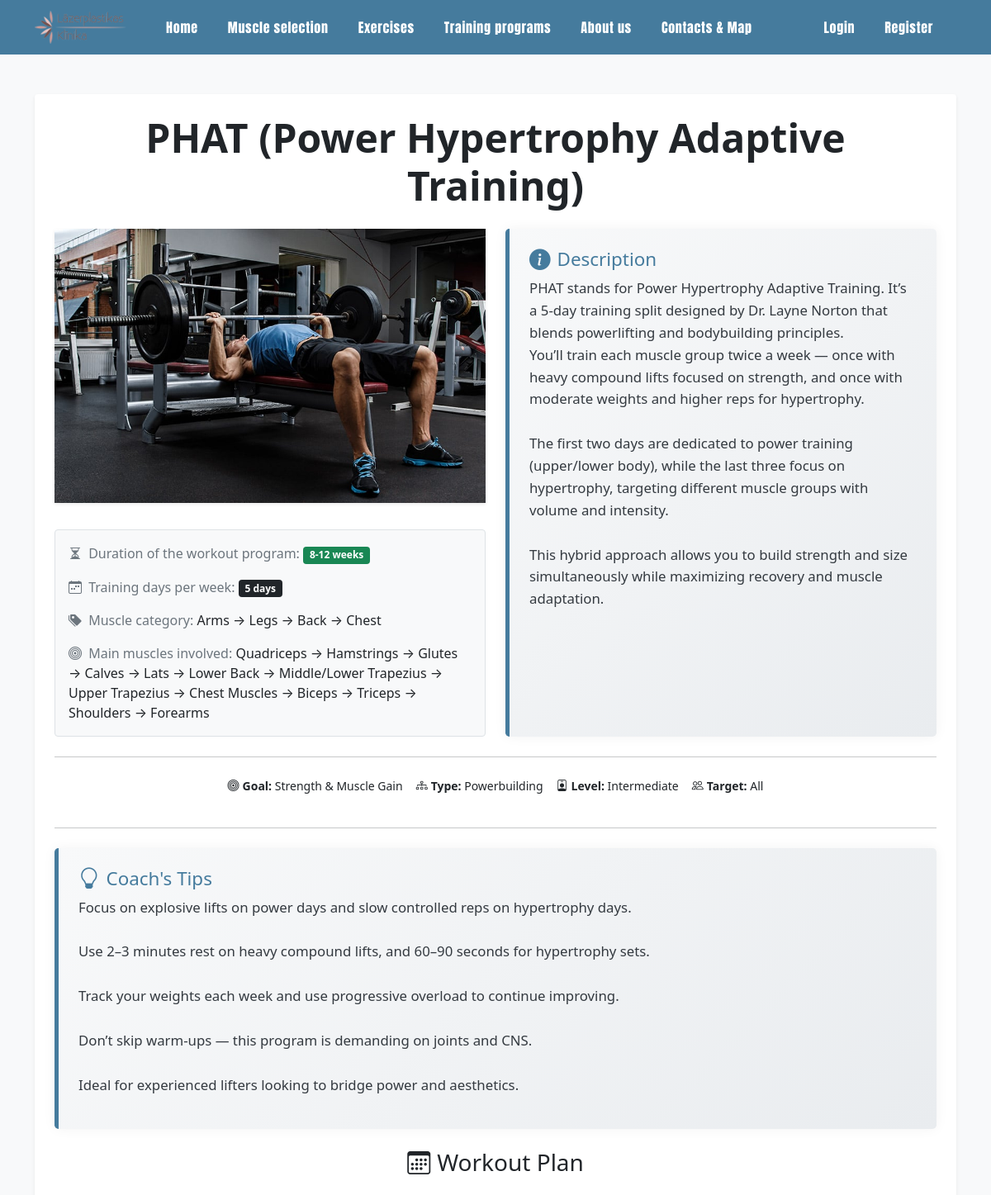
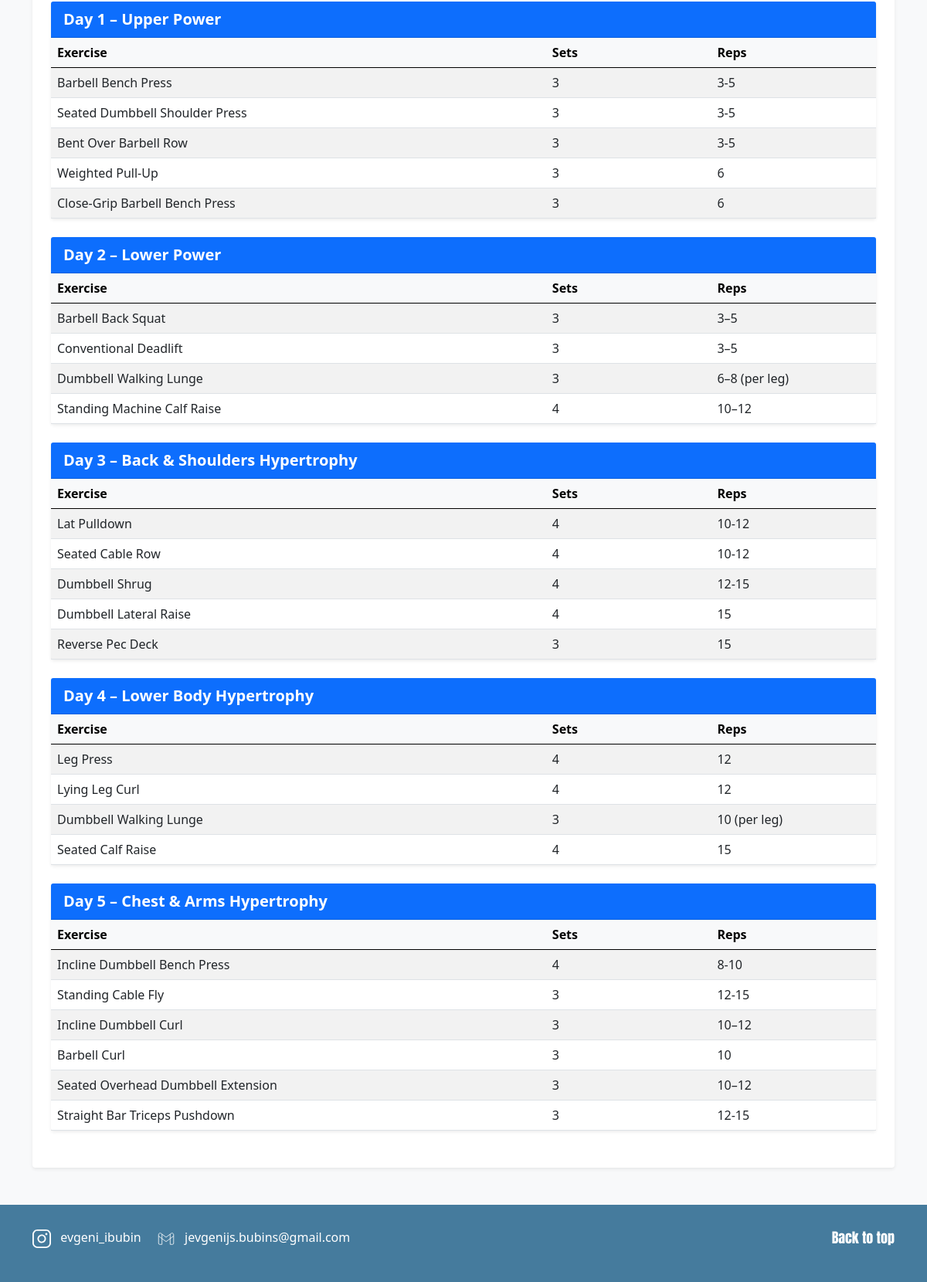
/workout_program_view.php?id=16, run on the app's committed database (2 pictures, top to bottom).
### tables this page shows
CREATE TABLE `workout_programs` (
  `id` int(11) NOT NULL,
  `title` varchar(255) NOT NULL,
  `description` text DEFAULT NULL,
  `image` varchar(255) DEFAULT NULL,
  `goal` varchar(100) DEFAULT NULL,
  `type` varchar(100) DEFAULT NULL,
  `level` enum('Beginner','Intermediate','Expert') DEFAULT 'Beginner',
  `days_per_week` int(11) DEFAULT NULL,
  `duration_weeks` varchar(50) DEFAULT NULL,
  `target_group` varchar(100) DEFAULT NULL,
  `muscle_categories` text DEFAULT NULL,
  `muscle_groups` text DEFAULT NULL,
  `days_json` longtext DEFAULT NULL CHECK (json_valid(`days_json`)),
  `created_at` timestamp NOT NULL DEFAULT current_timestamp(),
  `tips` text DEFAULT NULL
);

### workout_program_view.php (the view, shortened to what this page needs)
<?php
include 'includes/avatar_loader.php';
mysqli_set_charset($conn, "utf8mb4");
$id = isset($_GET['id']) ? intval($_GET['id']) : 0;
$stmt = $conn->prepare("SELECT * FROM workout_programs WHERE id = ?");
$stmt->bind_param("i", $id);
$stmt->execute();
$result = $stmt->get_result();
$program = $result->fetch_assoc();
$exerciseNames = [];
$res = $conn->query("SELECT id, name FROM exercises");
while ($row = $res->fetch_assoc()) {
    $exerciseNames[$row['id']] = $row['name'];
}
$days = json_decode($program['days_json'], true);
$image = $program['image'];
$mainMuscles = array_map('trim', explode(',', $program['muscle_groups']));
$muscleCategories = array_map('trim', explode(',', $program['muscle_categories']));
include 'includes/header.php';
?>
<!DOCTYPE html>
<html lang="en">
<head>
  <link href="https://cdn.jsdelivr.net/npm/bootstrap@5.0.2/dist/css/bootstrap.min.css" rel="stylesheet">
  <link href="https://cdn.jsdelivr.net/npm/bootstrap-icons@1.10.5/font/bootstrap-icons.css" rel="stylesheet">
  <link rel="stylesheet" type="text/css" href="style.css">
</head>
<body class="bg-light">
<div class="container my-5">
  <div class="card shadow-sm border-0 rounded-4 p-4 bg-white">
    <h1 class="text-center fw-bold mb-4 display-5"><?= htmlspecialchars($program['title']) ?></h1>
    <div class="row g-4">
      <div class="col-md-6 d-flex flex-column align-items-center">
        <?php if ($image): ?>
          <img src="<?= htmlspecialchars($image) ?>" class="img-fluid rounded-4 shadow-sm mb-3" alt="Program image" style="max-height: 400px;">
        <?php endif; ?>
        <div class="text-start border rounded p-3 bg-light mt-3 w-100">
          <div class="mb-3">
            <i class="bi bi-hourglass-split text-secondary me-1"></i>
            <span class="text-muted">Duration of the workout program:</span>
            <span class="badge bg-success text-white"><?= htmlspecialchars($program['duration_weeks']) ?> weeks</span>
          </div>
          <div class="mb-3">
            <i class="bi bi-calendar-week text-secondary me-1"></i>
            <span class="text-muted">Training days per week:</span>
            <span class="badge bg-dark text-white"><?= htmlspecialchars($program['days_per_week']) ?> days</span>
          </div>
          <?php if (!empty($muscleCategories)): ?>
            <div class="mb-3">
              <i class="bi bi-tags-fill text-secondary me-1"></i>
              <span class="text-muted">Muscle category:</span>
              <span class="fw-semibold">
                <?php foreach ($muscleCategories as $i => $cat): ?>
                  <a href="exercises_page.php?category=<?= urlencode(ucfirst($cat)) ?>" class="link-animated">
                    <?= htmlspecialchars(ucfirst($cat)) ?>
                  </a><?= $i < count($muscleCategories) - 1 ? ' → ' : '' ?>
                <?php endforeach; ?>
              </span>
            </div>
          <?php endif; ?>
          <?php if (!empty($mainMuscles)): ?>
            <div>
              <i class="bi bi-bullseye text-secondary me-1"></i>
              <span class="text-muted">Main muscles involved:</span>
              <span class="fw-semibold">
                <?php foreach ($mainMuscles as $i => $muscle): ?>
                  <a href="exercises_page.php?muscle=<?= urlencode($muscle) ?>" class="link-animated">
                    <?= htmlspecialchars($muscle) ?>
                  </a><?= $i < count($mainMuscles) - 1 ? ' → ' : '' ?>
                <?php endforeach; ?>
              </span>
            </div>
          <?php endif; ?>
        </div>
      </div>
      <div class="col-md-6">
        <?php if ($program['description']): ?>
          <div class="modern-description p-4 rounded-3 h-100">
            <h5><i class="bi bi-info-circle-fill"></i>Description</h5>
            <p><?= nl2br(htmlspecialchars($program['description'])) ?></p>
          </div>
        <?php endif; ?>
      </div>
    </div>
    <hr class="my-4">
    <div class="row text-center small mb-3">
      <div class="col d-flex flex-wrap justify-content-center gap-3">
        <div><i class="bi bi-bullseye me-1"></i><strong>Goal:</strong> <?= htmlspecialchars($program['goal']) ?></div>
        <div><i class="bi bi-diagram-3 me-1"></i><strong>Type:</strong> <?= htmlspecialchars($program['type']) ?></div>
        <div><i class="bi bi-person-badge me-1"></i><strong>Level:</strong> <?= htmlspecialchars($program['level']) ?></div>
        <div><i class="bi bi-people me-1"></i><strong>Target:</strong> <?= htmlspecialchars($program['target_group']) ?></div>
      </div>
    </div>
    <hr class="my-4">
    <?php if ($program['tips']): ?>
        <div class="modern-description p-4 rounded-3 h-100">
          <h5><i class="bi bi-lightbulb"></i>Coach's Tips</h5>
          <p><?= nl2br(htmlspecialchars($program['tips'])) ?></p>
        </div>
      <?php endif; ?>
    <?php if ($days && is_array($days)): ?>
      <h3 class="text-center my-4"><i class="bi bi-calendar3 me-2"></i>Workout Plan</h3>
      <?php foreach ($days as $day): ?>
        <div class="card mb-4 shadow-sm border-0">
          <div class="card-header bg-primary text-white fw-bold fs-5">
            <?= htmlspecialchars($day['title']) ?>
          </div>
          <div class="card-body p-0">
            <div class="table-responsive">
              <table class="table table-striped table-hover mb-0">
                <thead class="table-light">
                  <tr>
                    <th>Exercise</th>
                    <th style="width: 20%;">Sets</th>
                    <th style="width: 20%;">Reps</th>
                  </tr>
                </thead>
                <tbody>
                  <?php foreach ($day['exercises'] as $ex): ?>
                    <?php
                      $exerciseId = $ex['exercise_id'];
                      $exerciseName = $exerciseNames[$exerciseId] ?? 'Unknown Exercise';
                    ?>
                    <tr>
                      <td>
                        <a href="exercise_view.php?id=<?= $exerciseId ?>" class="link-animated">
                          <?= htmlspecialchars($exerciseName) ?>
                        </a>
                      </td>
                      <td><?= htmlspecialchars($ex['sets']) ?></td>
                      <td><?= htmlspecialchars($ex['reps']) ?></td>
                    </tr>
                  <?php endforeach; ?>
                </tbody>
              </table>
            </div>
          </div>
        </div>
      <?php endforeach; ?>
    <?php endif; ?>
  </div>
  </div>
<?php include 'includes/footer.php'; ?>
</body>
</html>

### style.css (style rules this page uses)
html, body { position: relative; margin: 0; padding: 0; min-height: 100vh; display: flex; flex-direction: column; justify-content: space-between; background-color: #F6F6F8; }

### workout_program_view.php (style rules this page uses)
.link-animated { text-decoration: none; color: #212529; position: relative; transition: color 0.2s ease-in-out; }
.link-animated::after { content: ''; position: absolute; width: 0; height: 2px; bottom: -2px; left: 0; background-color: #0d6efd; transition: width 0.25s ease-in-out; }
.modern-description { background: linear-gradient(135deg, #f8f9fa, #e9ecef); border-left: 5px solid #457B9D; box-shadow: 0 0 15px rgba(0, 0, 0, 0.05); transition: background 0.3s ease; }
.modern-description h5 { font-size: 1.4rem; color: #457B9D; display: flex; align-items: center; }
.modern-description h5 i { font-size: 1.6rem; margin-right: 0.5rem; }
.modern-description p { font-size: 1.05rem; line-height: 1.6; color: #343a40; margin-top: 0.5rem; }

### data on the page
workout_programs: title "PHAT (Power Hypertrophy Adaptive Training)", image (picture), duration_weeks "8-12", days_per_week "5", muscle_categories "Arms", muscle_categories "Legs", muscle_categories "Back", muscle_categories "Chest", muscle_groups "Quadriceps", muscle_groups "Hamstrings", muscle_groups "Glutes", muscle_groups "Calves", muscle_groups "Lats", muscle_groups "Lower Back", muscle_groups "Middle/Lower Trapezius", muscle_groups "Upper Trapezius", muscle_groups "Chest Muscles", muscle_groups "Biceps", muscle_groups "Triceps", muscle_groups "Shoulders", muscle_groups "Forearms", description "PHAT stands for Power Hypertrophy Adaptive Training. It’s a 5-day training split designed by Dr. Layne Norton that blends powerlifting and bodybuilding principles. You’ll train each muscle group twice a week — once with heavy compound lifts focused on strength, and once with moderate weights and higher reps for hypertrophy. The first two days are dedicated to power training (upper/lower body), while the last three focus on hypertrophy, targeting different muscle groups with volume and intensity. This hybrid approach allows you to build strength and size simultaneously while maximizing recovery and muscle adaptation.", goal "Strength & Muscle Gain", type "Powerbuilding", level "Intermediate", target_group "All", tips "Focus on explosive lifts on power days and slow controlled reps on hypertrophy days. Use 2–3 minutes rest on heavy compound lifts, and 60–90 seconds for hypertrophy sets. Track your weights each week and use progressive overload to continue improving. Don’t skip warm-ups — this program is demanding on joints and CNS. Ideal for experienced lifters looking to bridge power and aesthetics."

### other printed values
$day['title'] "Day 1 – Upper Power"
$exerciseName "Barbell Bench Press"
$ex['sets'] "3"
$ex['reps'] "3-5"
$exerciseName "Seated Dumbbell Shoulder Press"
$exerciseName "Bent Over Barbell Row"
$exerciseName "Weighted Pull-Up"
$ex['reps'] "6"
$exerciseName "Close-Grip Barbell Bench Press"
$day['title'] "Day 2 – Lower Power"
$exerciseName "Barbell Back Squat"
$ex['reps'] "3–5"
$exerciseName "Conventional Deadlift"
$exerciseName "Dumbbell Walking Lunge"
$ex['reps'] "6–8 (per leg)"
